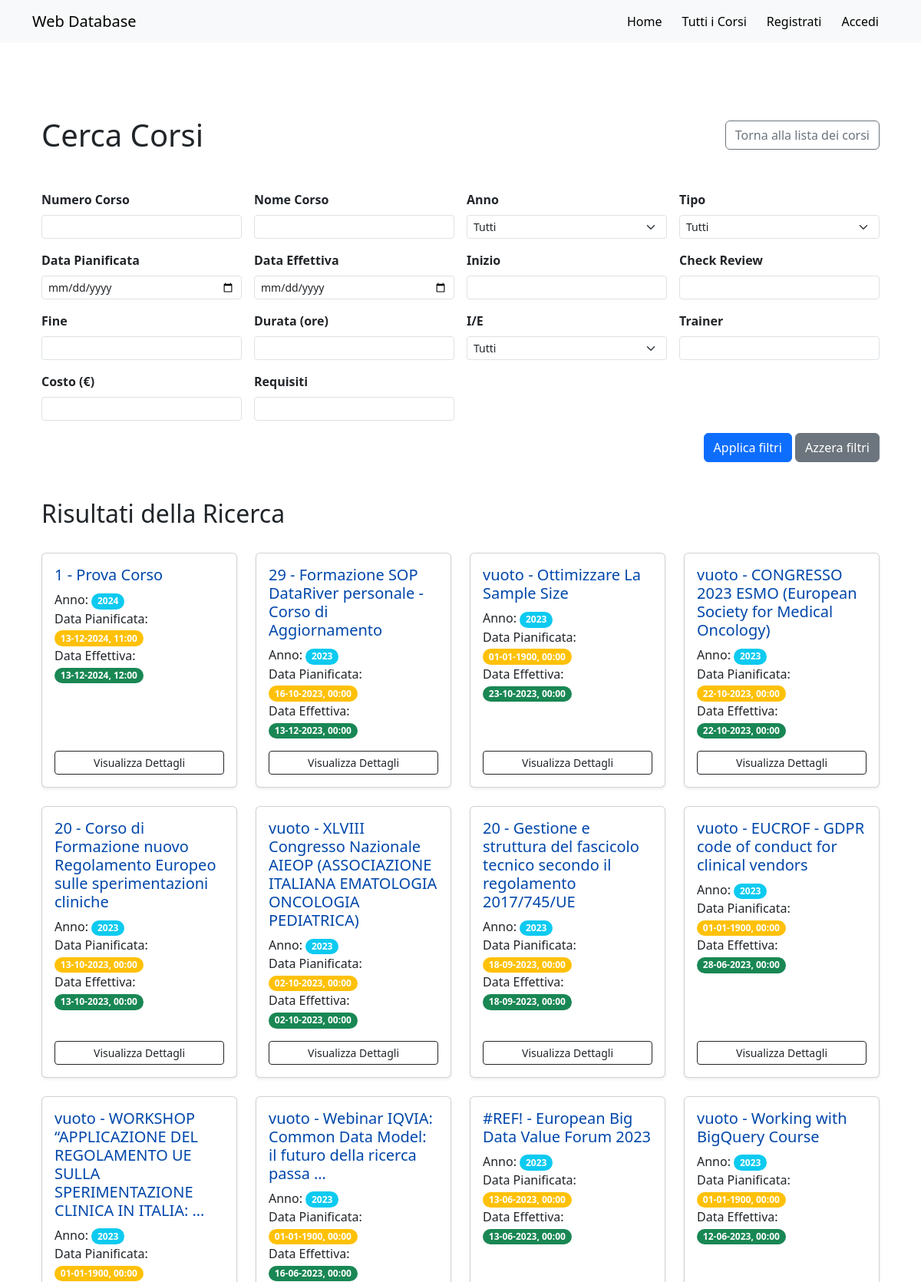
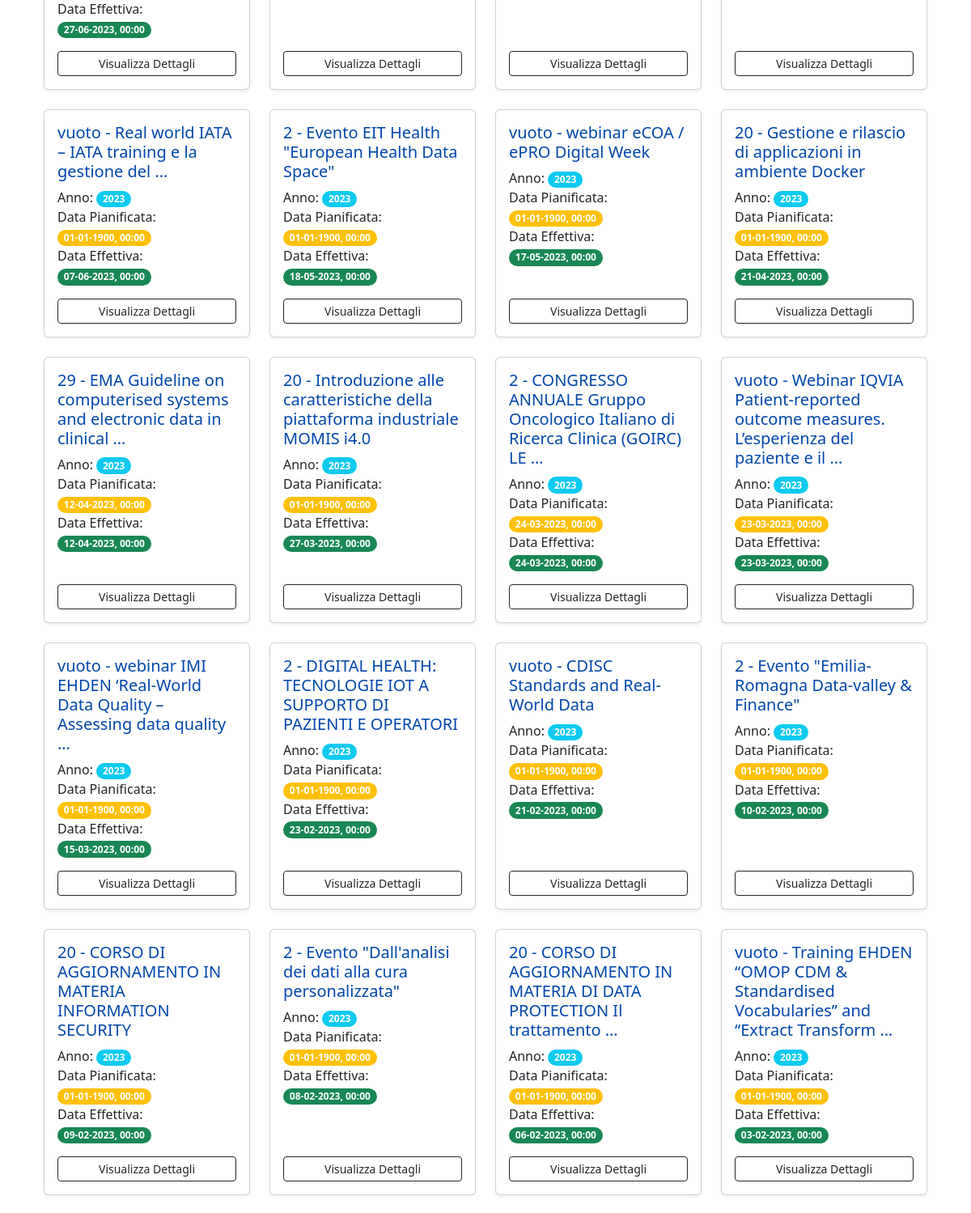
Screenshot of /search (upper part) with the database file from the repository (2 pictures, top to bottom).
### web_app/models.py (models this page shows, shortened)
class Course(models.Model):
    year = models.IntegerField(null=True, blank=True)
    course_n = models.CharField(max_length=255, null=True, blank=True)
    course_name = models.TextField(null=True, blank=True)
    planned_date = models.DateTimeField(null=True, blank=True)
    effective_date = models.DateTimeField(null=True, blank=True)
    type = models.CharField(max_length=255, null=True, blank=True)
    start = models.CharField(max_length=255, null=True, blank=True)
    check_review = models.CharField(max_length=255, null=True, blank=True)
    end = models.CharField(max_length=255, null=True, blank=True)
    duration = models.FloatField(null=True, blank=True)
    i_e = models.CharField(max_length=255, null=True, blank=True)
    trainer = models.CharField(max_length=255, null=True, blank=True)
    cost = models.FloatField(null=True, blank=True)
    requirement = models.CharField(max_length=255, null=True, blank=True)

### web_app/views.py (the view)
# urls.py: path('search', views.search, name='search'),
def search(request):
    ctx = None
    if request.method == 'GET':
        form = SearchForm(request.GET)
        if form.is_valid():
            course_n = form.cleaned_data.get("course_n")
            course_name = form.cleaned_data.get("course_name")
            year = form.cleaned_data.get("year")
            planned_date = form.cleaned_data.get("planned_date")
            effective_date = form.cleaned_data.get("effective_date")
            type = form.cleaned_data.get("type")
            start = form.cleaned_data.get("start")
            check_review = form.cleaned_data.get("check_review")
            end = form.cleaned_data.get("end")
            duration = form.cleaned_data.get("duration")
            i_e = form.cleaned_data.get("i_e")
            trainer = form.cleaned_data.get("trainer")
            cost = form.cleaned_data.get("cost")
            requirement = form.cleaned_data.get("requirement")
            courses = Course.objects.all()
            if course_n:
                courses = courses.filter(course_n__iexact=course_n)
            if course_name:
                courses = courses.filter(course_name__icontains=course_name)
            if year:
                courses = courses.filter(year__iexact=year)
            if planned_date:
                courses = courses.filter(planned_date__date=planned_date)
            if effective_date:
                courses = courses.filter(effective_date__date=effective_date)
            if type:
                courses = courses.filter(type__iexact=type)
            if start:
                courses = courses.filter(start__icontains=start)
            if check_review:
                courses = courses.filter(check_review__icontains=check_review)
            if end:
                courses = courses.filter(end__icontains=end)
            if duration:
                courses = courses.filter(duration__lte=duration)
            if i_e:
                courses = courses.filter(i_e__iexact=i_e)
            if trainer:
                courses = courses.filter(trainer__icontains=trainer)
            if cost:
                courses = courses.filter(cost__lte=cost)
            if requirement:
                courses = courses.filter(requirement__icontains=requirement)
            courses = courses.order_by('-year', '-effective_date', '-planned_date')
            ctx = {
                'form': form,
                'courses': courses,
            }
    return render(request, 'web_app/search.html', ctx)

### web_app/templates/web_app/search.html (shortened to what this page needs)
{% extends "base.html" %}
{% block content %}
<div class="container mt-5">
    <div class="d-flex justify-content-between align-items-center mb-4">
        <h1 class="mb-0">Cerca Corsi</h1>
        <a href="{% url 'courses' %}" class="btn btn-outline-secondary ms-auto">Torna alla lista dei corsi</a>
    </div>
<br>
    <form method="get" action="">
        <div class="row g-3">
            <div class="col-md-3">
                <label for="id_course_n" class="form-label"><strong>Numero Corso</strong></label>
                <input type="number" name="course_n" class="form-control form-control-sm" id="id_course_n" value="{{ form.course_n.value|default_if_none:'' }}">
            </div>
            <div class="col-md-3">
                <label for="id_course_name" class="form-label"><strong>Nome Corso</strong></label>
                <input type="text" name="course_name" class="form-control form-control-sm" id="id_course_name" maxlength="200" value="{{ form.course_name.value|default_if_none:'' }}">
            </div>
            <div class="col-md-3">
                <label for="id_year" class="form-label"><strong>Anno</strong></label>
                <select name="year" class="form-select form-select-sm" id="id_year">
                    {% for value, label in form.fields.year.choices %}
                        <option value="{{ value }}" {% if form.year.value == value %}selected{% endif %}>{{ label }}</option>
                    {% endfor %}
                </select>
            </div>
            <div class="col-md-3">
                <label for="id_type" class="form-label"><strong>Tipo</strong></label>
                <select name="type" class="form-select form-select-sm" id="id_type">
                    {% for value, label in form.fields.type.choices %}
                        <option value="{{ value }}" {% if form.type.value == value %}selected{% endif %}>{{ label }}</option>
                    {% endfor %}
                </select>
            </div>
            <div class="col-md-3">
                <label for="id_planned_date" class="form-label"><strong>Data Pianificata</strong></label>
                <input type="date" name="planned_date" class="form-control form-control-sm" id="id_planned_date" value="{{ form.planned_date.value|default_if_none:'' }}">
            </div>
            <div class="col-md-3">
                <label for="id_effective_date" class="form-label"><strong>Data Effettiva</strong></label>
                <input type="date" name="effective_date" class="form-control form-control-sm" id="id_effective_date" value="{{ form.effective_date.value|default_if_none:'' }}">
            </div>
            <div class="col-md-3">
                <label for="id_start" class="form-label"><strong>Inizio</strong></label>
                <input type="text" name="start" class="form-control form-control-sm" id="id_start" maxlength="200" value="{{ form.start.value|default_if_none:'' }}">
            </div>
            <div class="col-md-3">
                <label for="id_check_review" class="form-label"><strong>Check Review</strong></label>
                <input type="text" name="check_review" class="form-control form-control-sm" id="id_check_review" maxlength="200" value="{{ form.check_review.value|default_if_none:'' }}">
            </div>
            <div class="col-md-3">
                <label for="id_end" class="form-label"><strong>Fine</strong></label>
                <input type="text" name="end" class="form-control form-control-sm" id="id_end" maxlength="200" value="{{ form.end.value|default_if_none:'' }}">
            </div>
            <div class="col-md-3">
                <label for="id_duration" class="form-label"><strong>Durata (ore)</strong></label>
                <input type="number" name="duration" class="form-control form-control-sm" id="id_duration" step="0.01" value="{{ form.duration.value|default_if_none:'' }}">
            </div>
            <div class="col-md-3">
                <label for="id_i_e" class="form-label"><strong>I/E</strong></label>
                <select name="i_e" class="form-select form-select-sm" id="id_i_e">
                    {% for value, label in form.fields.i_e.choices %}
                        <option value="{{ value }}" {% if form.i_e.value == value %}selected{% endif %}>{{ label }}</option>
                    {% endfor %}
                </select>
            </div>
            <div class="col-md-3">
                <label for="id_trainer" class="form-label"><strong>Trainer</strong></label>
                <input type="text" name="trainer" class="form-control form-control-sm" id="id_trainer" maxlength="200" value="{{ form.trainer.value|default_if_none:'' }}">
            </div>
            <div class="col-md-3">
                <label for="id_cost" class="form-label"><strong>Costo (€)</strong></label>
                <input type="number" name="cost" class="form-control form-control-sm" id="id_cost" step="0.01" value="{{ form.cost.value|default_if_none:'' }}">
            </div>
            <div class="col-md-3">
                <label for="id_requirement" class="form-label"><strong>Requisiti</strong></label>
                <input type="text" name="requirement" class="form-control form-control-sm" id="id_requirement" maxlength="200" value="{{ form.requirement.value|default_if_none:'' }}">
            </div>
        </div>
        <div class="text-end mt-3">
            <button type="submit" class="btn btn-primary">Applica filtri</button>
            <a href="{% url 'search' %}" class="btn btn-secondary">Azzera filtri</a>
        </div>
    </form>
</div>
<div class="container my-5">
    <div class="d-flex justify-content-between align-items-center mb-4">
        <h2 class="text-center">Risultati della Ricerca</h2>
    </div>
    <div class="row">
        {% for course in courses %}
            <div class="col-lg-3 col-md-4 col-sm-6 mb-4">
                <a href="{% url 'course_detail' course.id %}" class="card h-100 shadow-sm text-decoration-none">
                    <div class="card-body d-flex flex-column">
                        <h5 class="card-title" style="color: rgb(0, 71, 171);"> {{ course.course_n }} - {{ course.course_name|truncatewords:10 }}</h5>
                        <p class="card-text">
                            Anno: <span class="badge rounded-pill bg-info">{{ course.year }}</span><br>
                            Data Pianificata: <span class="badge rounded-pill bg-warning">{{ course.planned_date|date:'d-m-Y, H:i' }}</span><br>
                            Data Effettiva: <span class="badge rounded-pill bg-success">{{ course.effective_date|date:'d-m-Y, H:i' }}</span><br>
                        </p>
                        <div class="mt-auto">
                            <button class="btn btn-outline-dark w-100 btn-sm">Visualizza Dettagli</button>
                        </div>
                    </div>
                </a>
            </div>
        {% empty %}
            <div class="col-12 text-center">
                <p class="text-muted">Non ci sono piani formativi corrispondenti alla ricerca.</p>
            </div>
        {% endfor %}
    </div>
</div>
{% endblock %}

### templates/base.html (style rules this page uses)
html, body { height: 100%; }

### rows the page displays
Course: course_n "1", course_name "Prova Corso", year "2024", planned_date "13-12-2024, 11:00", effective_date "13-12-2024, 12:00"
Course: course_n "29", course_name "Formazione SOP DataRiver personale - Corso di Aggiornamento", year "2023", planned_date "16-10-2023, 00:00", effective_date "13-12-2023, 00:00"
Course: course_n "vuoto", course_name "Ottimizzare La Sample Size", year "2023", planned_date "01-01-1900, 00:00", effective_date "23-10-2023, 00:00"
Course: course_n "vuoto", course_name "CONGRESSO 2023 ESMO (European Society for Medical Oncology)", year "2023", planned_date "22-10-2023, 00:00", effective_date "22-10-2023, 00:00"
Course: course_n "20", course_name "Corso di Formazione nuovo Regolamento Europeo sulle sperimentazioni cliniche", year "2023", planned_date "13-10-2023, 00:00", effective_date "13-10-2023, 00:00"
Course: course_n "vuoto", course_name "XLVIII Congresso Nazionale AIEOP (ASSOCIAZIONE ITALIANA EMATOLOGIA ONCOLOGIA PEDIATRICA)", year "2023", planned_date "02-10-2023, 00:00", effective_date "02-10-2023, 00:00"
Course: course_n "20", course_name "Gestione e struttura del fascicolo tecnico secondo il regolamento 2017/745/UE", year "2023", planned_date "18-09-2023, 00:00", effective_date "18-09-2023, 00:00"
Course: course_n "vuoto", course_name "EUCROF - GDPR code of conduct for clinical vendors", year "2023", planned_date "01-01-1900, 00:00", effective_date "28-06-2023, 00:00"
Course: course_n "vuoto", course_name "WORKSHOP “APPLICAZIONE DEL REGOLAMENTO UE SULLA SPERIMENTAZIONE CLINICA IN ITALIA: …", year "2023", planned_date "01-01-1900, 00:00", effective_date "27-06-2023, 00:00"
Course: course_n "vuoto", course_name "Webinar IQVIA: Common Data Model: il futuro della ricerca passa …", year "2023", planned_date "01-01-1900, 00:00", effective_date "16-06-2023, 00:00"
Course: course_n "#REF!", course_name "European Big Data Value Forum 2023", year "2023", planned_date "13-06-2023, 00:00", effective_date "13-06-2023, 00:00"
Course: course_n "vuoto", course_name "Working with BigQuery Course", year "2023", planned_date "01-01-1900, 00:00", effective_date "12-06-2023, 00:00"
Course: course_n "vuoto", course_name "Real world IATA – IATA training e la gestione del …", year "2023", planned_date "01-01-1900, 00:00", effective_date "07-06-2023, 00:00"
Course: course_n "2", course_name "Evento EIT Health \"European Health Data Space\"", year "2023", planned_date "01-01-1900, 00:00", effective_date "18-05-2023, 00:00"
Course: course_n "vuoto", course_name "webinar eCOA / ePRO Digital Week", year "2023", planned_date "01-01-1900, 00:00", effective_date "17-05-2023, 00:00"
Course: course_n "20", course_name "Gestione e rilascio di applicazioni in ambiente Docker", year "2023", planned_date "01-01-1900, 00:00", effective_date "21-04-2023, 00:00"
Course: course_n "29", course_name "EMA Guideline on computerised systems and electronic data in clinical …", year "2023", planned_date "12-04-2023, 00:00", effective_date "12-04-2023, 00:00"
Course: course_n "20", course_name "Introduzione alle caratteristiche della piattaforma industriale MOMIS i4.0", year "2023", planned_date "01-01-1900, 00:00", effective_date "27-03-2023, 00:00"
Course: course_n "2", course_name "CONGRESSO ANNUALE Gruppo Oncologico Italiano di Ricerca Clinica (GOIRC) LE …", year "2023", planned_date "24-03-2023, 00:00", effective_date "24-03-2023, 00:00"
Course: course_n "vuoto", course_name "Webinar IQVIA Patient-reported outcome measures. L’esperienza del paziente e il …", year "2023", planned_date "23-03-2023, 00:00", effective_date "23-03-2023, 00:00"
Course: course_n "vuoto", course_name "webinar IMI EHDEN ‘Real-World Data Quality – Assessing data quality …", year "2023", planned_date "01-01-1900, 00:00", effective_date "15-03-2023, 00:00"
Course: course_n "2", course_name "DIGITAL HEALTH: TECNOLOGIE IOT A SUPPORTO DI PAZIENTI E OPERATORI", year "2023", planned_date "01-01-1900, 00:00", effective_date "23-02-2023, 00:00"
Course: course_n "vuoto", course_name "CDISC Standards and Real-World Data", year "2023", planned_date "01-01-1900, 00:00", effective_date "21-02-2023, 00:00"
Course: course_n "2", course_name "Evento \"Emilia-Romagna Data-valley & Finance\"", year "2023", planned_date "01-01-1900, 00:00", effective_date "10-02-2023, 00:00"
Course: course_n "20", course_name "CORSO DI AGGIORNAMENTO IN MATERIA INFORMATION SECURITY", year "2023", planned_date "01-01-1900, 00:00", effective_date "09-02-2023, 00:00"
Course: course_n "2", course_name "Evento \"Dall'analisi dei dati alla cura personalizzata\"", year "2023", planned_date "01-01-1900, 00:00", effective_date "08-02-2023, 00:00"
Course: course_n "20", course_name "CORSO DI AGGIORNAMENTO IN MATERIA DI DATA PROTECTION Il trattamento …", year "2023", planned_date "01-01-1900, 00:00", effective_date "06-02-2023, 00:00"
Course: course_n "vuoto", course_name "Training EHDEN “OMOP CDM & Standardised Vocabularies” and “Extract Transform …", year "2023", planned_date "01-01-1900, 00:00", effective_date "03-02-2023, 00:00"

### other values shown
form field year "Tutti"
form field type "Tutti"
form field i_e "Tutti"
